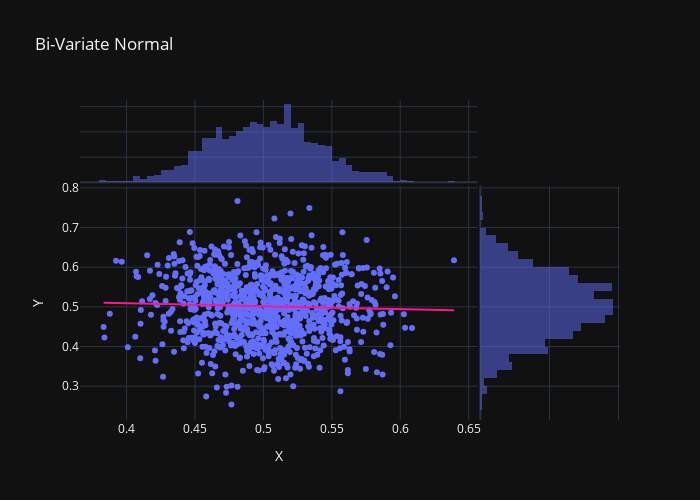

Notebook code for this chart:
### Code cell
from scipy.stats import norm
import plotly.express as px
import pandas as pd

unif_1 = norm.cdf(fbm_values_at_time1)
unif_2 = norm.cdf(fbm_values_at_time2)
norm_data = pd.concat([pd.DataFrame(unif_1), pd.DataFrame(unif_2)], axis=1)
norm_data.columns = ['X', 'Y']
norm_data.corr()

fig = px.scatter(norm_data, x = 'X', y='Y', width=700, height=500, trendline='ols', trendline_color_override='DeepPink', marginal_x='histogram', marginal_y='histogram', title='Bi-Variate Normal')
fig.show()

### Figure 1 — Plotly figure (JSON) as saved in the notebook; plotly's stock layout.template omitted (floating-point values rounded to 4 significant figures; data arrays with more than 128 entries replaced by an {"elided": "..."} marker saying what was removed)
{"data": [{"hovertemplate": "X=%{x}<br>Y=%{y}<extra></extra>", "legendgroup": "", "marker": {"color": "#636efa", "symbol": "circle"}, "mode": "markers", "name": "", "orientation": "v", "showlegend": false, "x": {"elided": "1000 float values"}, "xaxis": "x", "y": {"elided": "1000 float values"}, "yaxis": "y", "type": "scatter"}, {"alignmentgroup": "True", "bingroup": "x", "hovertemplate": "X=%{x}<br>count=%{y}<extra></extra>", "legendgroup": "", "marker": {"color": "#636efa"}, "name": "", "offsetgroup": "", "opacity": 0.5, "showlegend": false, "x": {"elided": "1000 float values"}, "xaxis": "x3", "yaxis": "y3", "type": "histogram"}, {"alignmentgroup": "True", "bingroup": "y", "hovertemplate": "Y=%{y}<br>count=%{x}<extra></extra>", "legendgroup": "", "marker": {"color": "#636efa"}, "name": "", "offsetgroup": "", "opacity": 0.5, "showlegend": false, "xaxis": "x2", "y": {"elided": "1000 float values"}, "yaxis": "y2", "type": "histogram"}, {"hovertemplate": "<b>OLS trendline</b><br>Y = -0.0734937 * X + 0.538387<br>R<sup>2</sup>=0.001303<br><br>X=%{x}<br>Y=%{y} <b>(trend)</b><extra></extra>", "legendgroup": "", "line": {"color": "DeepPink"}, "marker": {"color": "#636efa", "symbol": "circle"}, "mode": "lines", "name": "", "showlegend": false, "x": {"elided": "1000 float values"}, "xaxis": "x", "y": {"elided": "1000 float values"}, "yaxis": "y", "type": "scatter"}], "layout": {"xaxis": {"anchor": "y", "domain": [0.0, 0.7363], "title": {"text": "X"}}, "yaxis": {"anchor": "x", "domain": [0.0, 0.7326], "title": {"text": "Y"}}, "xaxis2": {"anchor": "y2", "domain": [0.7413, 1.0], "matches": "x2", "showticklabels": false, "showline": false, "ticks": "", "showgrid": true}, "yaxis2": {"anchor": "x2", "domain": [0.0, 0.7326], "matches": "y", "showticklabels": false, "showgrid": true}, "xaxis3": {"anchor": "y3", "domain": [0.0, 0.7363], "matches": "x", "showticklabels": false, "showgrid": true}, "yaxis3": {"anchor": "x3", "domain": [0.7426, 1.0], "matches": "y3", "showticklabels": false, "showline": false, "ticks": "", "showgrid": true}, "xaxis4": {"anchor": "y4", "domain": [0.7413, 1.0], "matches": "x2", "showticklabels": false, "showgrid": true, "showline": false, "ticks": ""}, "yaxis4": {"anchor": "x4", "domain": [0.7426, 1.0], "matches": "y3", "showticklabels": false, "showline": false, "ticks": "", "showgrid": true}, "legend": {"tracegroupgap": 0}, "title": {"text": "Bi-Variate Normal"}, "height": 500, "width": 700, "barmode": "overlay"}}
